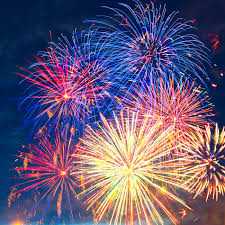
#> input picture image/fireworks.jpeg, 225 x 225 px, found by its file name
$ jupyter execute 20_Comparing_Images_MSE_and_Structual_Similarity.ipynb
#> lines starting #> are read from the running program, lines starting #| are printed output that depends on the picture
<a href="https://colab.research.google.com/github/Davron030901/OpenCv/blob/main/20_Comparing_Images_MSE_and_Structual_Similarity.ipynb" target="_parent"></a>

# **Comparing Images**

####**In this lesson we'll learn:**
1. Compare Images using Mean Squared Error (MSE)
2. UCompare Images using Structual Similarity

[cell 1]
# Our Setup, Import Libaries, Create our Imshow Function and Download our Images
import cv2
import numpy as np
from matplotlib import pyplot as plt
from skimage.metrics import structural_similarity

# Define our imshow function
def imshow(title = "Image", image = None, size = 8):
    w, h = image.shape[0], image.shape[1]
    aspect_ratio = w/h
    plt.figure(figsize=(size * aspect_ratio,size))
    plt.imshow(cv2.cvtColor(image, cv2.COLOR_BGR2RGB))
    plt.title(title)
    plt.show()

#### **Mean Squared Error (MSE)**

The MSE between the two images is the sum of the squared difference between the two images. This can easily be implemented with numpy.

The lower the MSE the more similar the images are.

[cell 2]
def mse(image1, image2):
	# Images must be of the same dimension
	error = np.sum((image1.astype("float") - image2.astype("float")) ** 2)
	error /= float(image1.shape[0] * image1.shape[1])

	return error

#### **Let's get 3 images**

1. Fireworks1
2. Fireworks1 with brightness enhanced
3. Fireworks2

[cell 3]
fireworks1 = cv2.imread('fireworks.jpeg')
#> fireworks1 is the input picture: shape (225, 225, 3); mean B, G, R 118.2, 89, 103.6
fireworks2 = cv2.imread('/content/fireworks1.jpg')
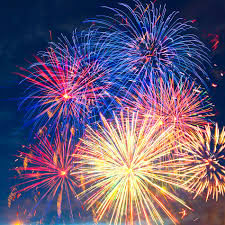
#> input picture image/fireworks1.jpg, 225 x 225 px, found by its file name
#> fireworks2 is the input picture: shape (225, 225, 3); mean B, G, R 118.3, 89, 103.4

M = np.ones(fireworks1.shape, dtype = "uint8") * 100
fireworks1b = cv2.add(fireworks1, M)
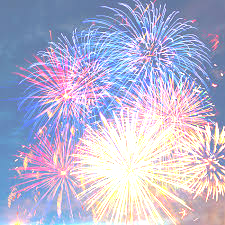
#> fireworks1b: shape (225, 225, 3); mean B, G, R 209.4, 180.5, 181.6

imshow("fireworks 1", fireworks1)
imshow("Increasing Brightness", fireworks1b)
imshow("fireworks 2", fireworks2)

[cell 4]
def compare(image1, image2):
  image1 = cv2.cvtColor(image1, cv2.COLOR_BGR2GRAY)
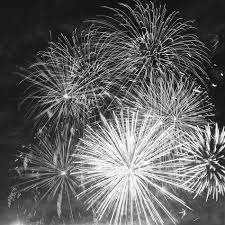
#> image1: shape (225, 225); min 2, max 255, mean 96.7
  image2 = cv2.cvtColor(image2, cv2.COLOR_BGR2GRAY)
  print('MSE = {:.2f}'.format(mse(image1, image2)))
#> in mse, `error = np.sum((image1.astype("float") - image2.astype("float")) ** 2)`: error = 585301
#> in mse, `error /= float(image1.shape[0] * image1.shape[1])`: error = 11.56
#| MSE = 11.56
  print('SS = {:.2f}'.format(structural_similarity(image1, image2)))
#| SS = 0.99

[cell 5]
# When they're the same
compare(fireworks1, fireworks2)

[cell 6]
compare(fireworks1, fireworks2)
#| MSE = 11.56
#| SS = 0.99

[cell 7]
compare(fireworks1, fireworks1b)
#> in compare (call 3), `image2 = cv2.cvtColor(image2, cv2.COLOR_BGR2GRAY)`:
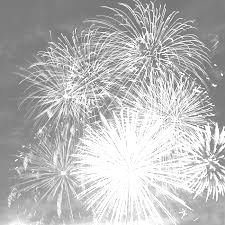
#> image2: shape (225, 225); min 102, max 255, mean 184.1
#| MSE = 8172.04
#| SS = 0.64

[cell 8]
compare(fireworks2, fireworks1b)
#| MSE = 8155.69
#| SS = 0.64
